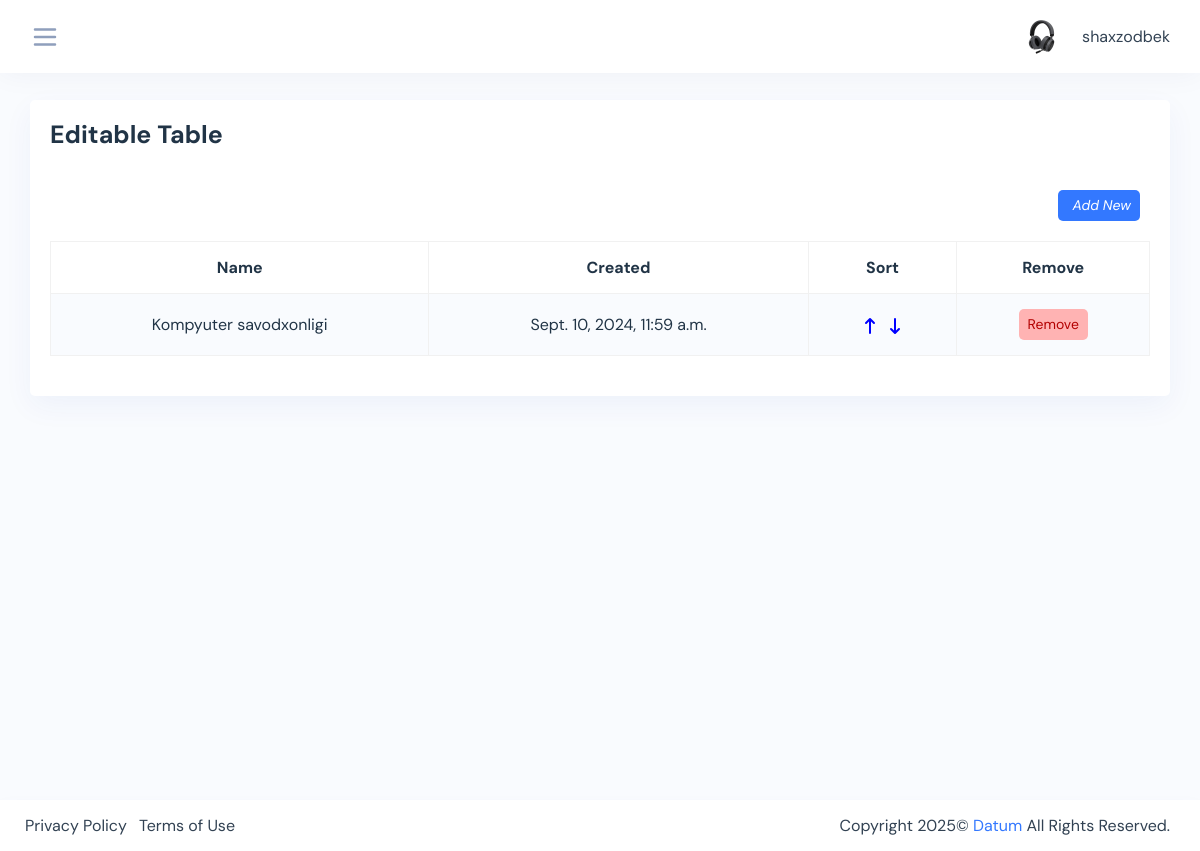
Before: /courses/courses/ (signed in) with the older database file.
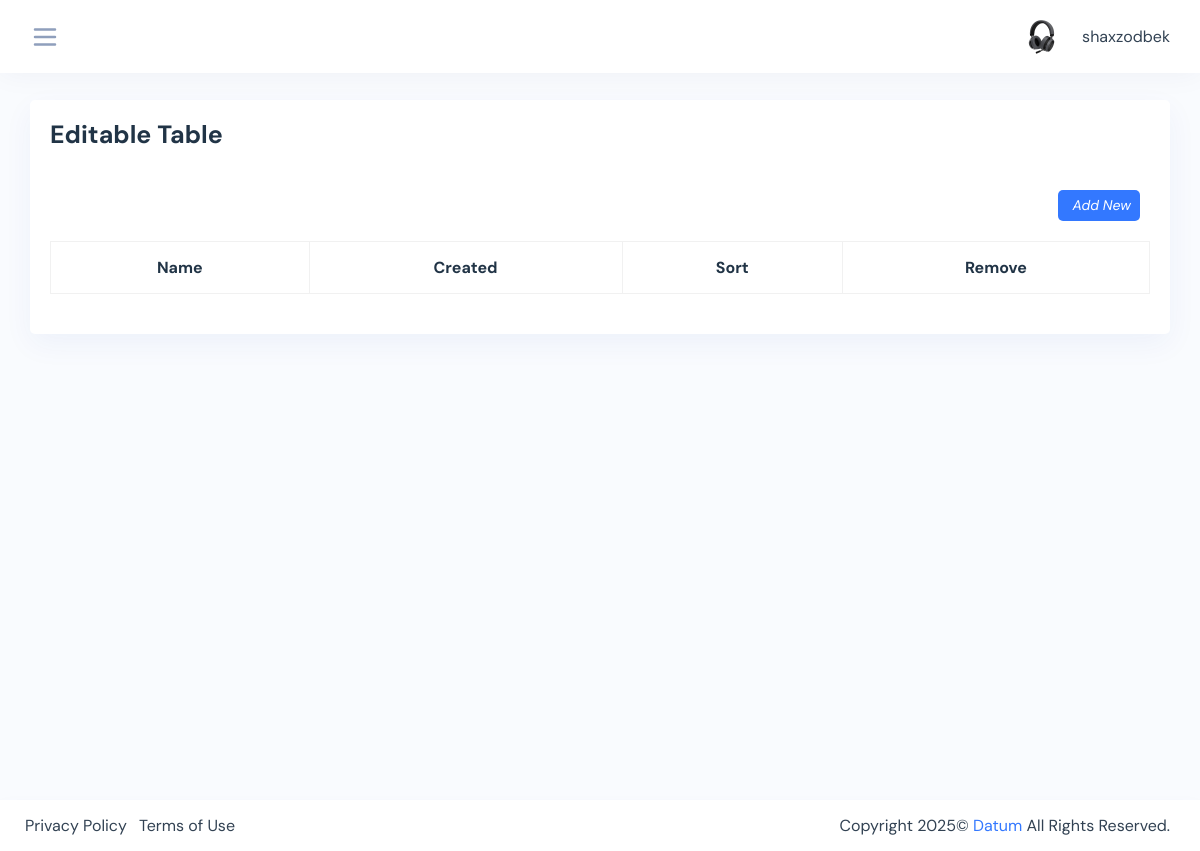
After: the same page with the newer database file.
### courses/models.py (models this page shows, shortened)
class Course(models.Model):
    name = models.CharField(max_length=200, blank=True, null=True)
    id = models.UUIDField(default=uuid.uuid4, editable=False, primary_key=True, unique=True)
    created = models.DateTimeField(auto_now_add=True)

### courses/views.py (the view)
# urls.py: path('courses/', all_courses, name='courses'),
@login_required(login_url='login')
def all_courses(request):
    courses = Course.objects.all()
    context = {
        'courses': courses
    }
    return render(request, 'courses_table.html', context)

### courses/templates/courses_table.html
{% extends 'base.html' %}
{% block content %}
<div class="content-page">
    <div class="container-fluid">
        <div class="row">
            <div class="col-sm-12">
                <div class="card">
                    <div class="card-header d-flex justify-content-between">
                        <div class="header-title">
                            <h4 class="card-title">Editable Table</h4>
                        </div>
                    </div>
                    <div class="card-body">
                        <div id="table" class="table-editable">
                            <span class="table-add float-right mb-3 mr-2">
                            <a href="{% url 'add_course' %}" class="btn btn-sm bg-primary">
                                <i class="ri-add-fill"><span class="pl-1">Add New</span></i>
                            </a>
                            </span>
                            <table class="table table-bordered table-responsive-md table-striped text-center">
                                <thead>
                                <tr>
                                    <th>Name</th>
                                    <th>Created</th>
                                    <th>Sort</th>
                                    <th>Remove</th>
                                </tr>
                                </thead>
                                <tbody>
                                {% for course in courses %}
                                <tr>
                                    <td contenteditable="true">{{course.name}}</td>
                                    <td contenteditable="true">{{course.created}}</td>
                                    <td>
                                    <span class="table-up"><a href="#!" class="indigo-text"><svg
                                            xmlns="http://www.w3.org/2000/svg" width="20px" height="20px"
                                            viewBox="0 0 20 20" fill="blue">
                                    <path fill-rule="evenodd"
                                          d="M5.293 7.707a1 1 0 010-1.414l4-4a1 1 0 011.414 0l4 4a1 1 0 01-1.414 1.414L11 5.414V17a1 1 0 11-2 0V5.414L6.707 7.707a1 1 0 01-1.414 0z"
                                          clip-rule="evenodd"/>
                                    </svg></a></span>
                                        <span class="table-down"><a href="#!" class="indigo-text"><svg
                                                xmlns="http://www.w3.org/2000/svg" width="20px" height="20px"
                                                viewBox="0 0 20 20" fill="blue">
                                    <path fill-rule="evenodd"
                                          d="M14.707 12.293a1 1 0 010 1.414l-4 4a1 1 0 01-1.414 0l-4-4a1 1 0 111.414-1.414L9 14.586V3a1 1 0 012 0v11.586l2.293-2.293a1 1 0 011.414 0z"
                                          clip-rule="evenodd"/>
                                    </svg></a></span>
                                    </td>
                                    <td>
                                    <span class="table-remove">
                                        <a href="{% url 'delete_course' pk=course.id %}" type="button"
                                           class="btn bg-danger-light btn-rounded btn-sm my-0">Remove</a>
                                    </span>
                                    </td>
                                </tr>
                                {% endfor %}
                                </tbody>
                            </table>
                        </div>
                    </div>
                </div>
            </div>
        </div>
    </div>
</div>
{% endblock content %}

Changed rows visible on the page:
removed Course: name "Kompyuter savodxonligi", created "Sept. 10, 2024, 11:59 a.m."
